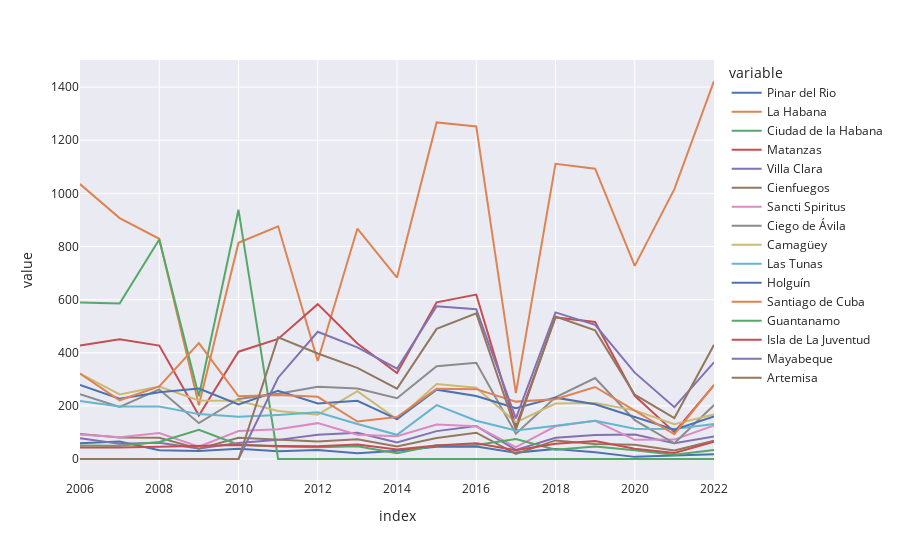
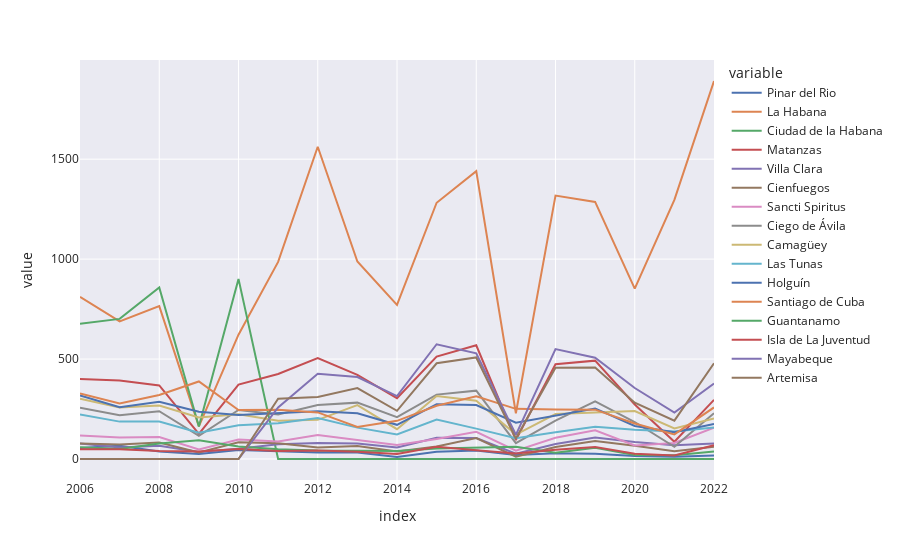

The notebook cell these images were saved under, in order:
### Code cell
#función para calcular total de emigrantes por provinicas desde 2006-2022
def sumaEmigrantes_Provi(lista1)->list:
    a=[]
    suma=0
    for i in lista1:
        b=sum(i)
        a.append(b)
    return a

def sumarEmigrantes_Años(lista,año)->int:
    suma=0
    index=año-2006
    for i in lista:
        suma+=i[index]
    return suma
            
def sumar_listas(lista1,lista2)->list:
    suma=0
    a=[]
    for i in range(len(lista1)):
        suma=lista1[i]+lista2[i]
        a.append(suma)
    return a


# vuelvo a llamar a la función llenar_lista para llenar los datos de emigración de granma hacia cada provincia por hombres y mujeres 
provi=llenar_lista("ProvinciasMI","emigracion06-22",granma['Provincias'])

#separar datos de hombres que estan en los indices par
proviH=[y for x,y in enumerate(provi) if x%2==0 ]

#separar datos de mujeres que están en indice impar
proviM=[y for x,y in enumerate(provi)if x%2!=0]


#función para sumar todos los emigrantes hombres desde el 2006-2022 por cada provincia
sumaH=sumaEmigrantes_Provi(proviH)


#función para sumar todos los emigrantes mujeres desde el 2006-2022 por cada provincia
sumaM=sumaEmigrantes_Provi(proviM)


# devuelve una lista con el total de emigrantes del 2006,2007....2022 de los hombres
emigrantes_por_años_hombres_para_cada_provincia=[]
for i in range(2006,2023):
    sumar=sumarEmigrantes_Años(proviH,i)
    emigrantes_por_años_hombres_para_cada_provincia.append(sumar)
    

""""en este ciclo llamamos a la función sumarEmigrantes sucesivamente para obtener una nueva lista 
con la suma de cada emigrante mujer en cada año """
emigrantes_por_años_mujeres_para_cada_provincia=[]
for i in range(2006,2023):
    sumar=sumarEmigrantes_Años(proviM,i)
    emigrantes_por_años_mujeres_para_cada_provincia.append(sumar)


#suma total de hombres por cada año2006-2022
suma_total_Hombres_por_cada_año=[]
for i in range(2006,2023):
    sumar=sumarEmigrantes_Años(listaH,i)
    suma_total_Hombres_por_cada_año.append(sumar)


#suma total de mujeres por cada año-2006-2022
suma_total_Mujeres_por_cada_año_Munis=[]
for i in range(2006,2023):
    sumar=sumarEmigrantes_Años(listaM,i)
    suma_total_Mujeres_por_cada_año_Munis.append(sumar)


#creación del data frame de Hombres
dfH=pd.DataFrame(proviH,columns=[x for x in granma["años"]if x>=2006],index=granma['Provincias'])

#creación del data frame de mujeres
dfM=pd.DataFrame(proviM,columns=[x for x in granma["años"]if x>=2006],index=granma['Provincias'])

#transpuestas
dfH=dfH.transpose()
dfM=dfM.transpose()

#grafico de lineas de plotly de Hombres
fig=px.line(dfH,x=dfH.index,y=dfH.columns,template='seaborn')
#grafico de lineas de plotly de mujeres
fig1=px.line(dfM,template='seaborn')


fig.show()
fig1.show()


plt.plot(dfH,linestyle='dotted')
plt.plot(dfM)

#creamos una leyenda
plt.legend(dfH.columns, bbox_to_anchor=(1.00, 1), loc='upper left')


#le ponemos in titulo
plt.title("Destinos de los Emigrantes de Granma",loc="left")

#cambiamos el nombre del eje x
plt.xlabel("Años")

#cambiamos el nombre del eje y
plt.ylabel("Valores")

plt.show()

### Figure 1 — Plotly figure (JSON) as saved in the notebook; plotly's stock layout.template omitted (floating-point values rounded to 4 significant figures)
{"data": [{"hovertemplate": "variable=Pinar del Rio<br>index=%{x}<br>value=%{y}<extra></extra>", "legendgroup": "Pinar del Rio", "line": {"color": "rgb(76,114,176)", "dash": "solid"}, "marker": {"symbol": "circle"}, "mode": "lines", "name": "Pinar del Rio", "orientation": "v", "showlegend": true, "type": "scatter", "x": [2006, 2007, 2008, 2009, 2010, 2011, 2012, 2013, 2014, 2015, 2016, 2017, 2018, 2019, 2020, 2021, 2022], "xaxis": "x", "y": [59, 66, 33, 30, 39, 29, 34, 22, 31, 46, 47, 24, 38, 25, 8, 13, 18], "yaxis": "y"}, {"hovertemplate": "variable=La Habana<br>index=%{x}<br>value=%{y}<extra></extra>", "legendgroup": "La Habana", "line": {"color": "rgb(221,132,82)", "dash": "solid"}, "marker": {"symbol": "circle"}, "mode": "lines", "name": "La Habana", "orientation": "v", "showlegend": true, "type": "scatter", "x": [2006, 2007, 2008, 2009, 2010, 2011, 2012, 2013, 2014, 2015, 2016, 2017, 2018, 2019, 2020, 2021, 2022], "xaxis": "x", "y": [1035, 907, 829, 202, 814, 876, 369, 867, 683, 1267, 1252, 248, 1111, 1093, 727, 1016, 1423], "yaxis": "y"}, {"hovertemplate": "variable=Ciudad de la Habana<br>index=%{x}<br>value=%{y}<extra></extra>", "legendgroup": "Ciudad de la Habana", "line": {"color": "rgb(85,168,104)", "dash": "solid"}, "marker": {"symbol": "circle"}, "mode": "lines", "name": "Ciudad de la Habana", "orientation": "v", "showlegend": true, "type": "scatter", "x": [2006, 2007, 2008, 2009, 2010, 2011, 2012, 2013, 2014, 2015, 2016, 2017, 2018, 2019, 2020, 2021, 2022], "xaxis": "x", "y": [589, 585, 826, 236, 938, 0, 0, 0, 0, 0, 0, 0, 0, 0, 0, 0, 0], "yaxis": "y"}, {"hovertemplate": "variable=Matanzas<br>index=%{x}<br>value=%{y}<extra></extra>", "legendgroup": "Matanzas", "line": {"color": "rgb(196,78,82)", "dash": "solid"}, "marker": {"symbol": "circle"}, "mode": "lines", "name": "Matanzas", "orientation": "v", "showlegend": true, "type": "scatter", "x": [2006, 2007, 2008, 2009, 2010, 2011, 2012, 2013, 2014, 2015, 2016, 2017, 2018, 2019, 2020, 2021, 2022], "xaxis": "x", "y": [427, 451, 427, 164, 404, 452, 583, 435, 324, 590, 619, 122, 533, 516, 238, 101, 278], "yaxis": "y"}, {"hovertemplate": "variable=Villa Clara<br>index=%{x}<br>value=%{y}<extra></extra>", "legendgroup": "Villa Clara", "line": {"color": "rgb(129,114,179)", "dash": "solid"}, "marker": {"symbol": "circle"}, "mode": "lines", "name": "Villa Clara", "orientation": "v", "showlegend": true, "type": "scatter", "x": [2006, 2007, 2008, 2009, 2010, 2011, 2012, 2013, 2014, 2015, 2016, 2017, 2018, 2019, 2020, 2021, 2022], "xaxis": "x", "y": [78, 57, 61, 40, 60, 72, 91, 99, 62, 105, 124, 34, 80, 90, 92, 59, 85], "yaxis": "y"}, {"hovertemplate": "variable=Cienfuegos<br>index=%{x}<br>value=%{y}<extra></extra>", "legendgroup": "Cienfuegos", "line": {"color": "rgb(147,120,96)", "dash": "solid"}, "marker": {"symbol": "circle"}, "mode": "lines", "name": "Cienfuegos", "orientation": "v", "showlegend": true, "type": "scatter", "x": [2006, 2007, 2008, 2009, 2010, 2011, 2012, 2013, 2014, 2015, 2016, 2017, 2018, 2019, 2020, 2021, 2022], "xaxis": "x", "y": [94, 81, 80, 39, 80, 74, 66, 74, 47, 79, 99, 19, 70, 56, 54, 32, 69], "yaxis": "y"}, {"hovertemplate": "variable=Sancti Spiritus<br>index=%{x}<br>value=%{y}<extra></extra>", "legendgroup": "Sancti Spiritus", "line": {"color": "rgb(218,139,195)", "dash": "solid"}, "marker": {"symbol": "circle"}, "mode": "lines", "name": "Sancti Spiritus", "orientation": "v", "showlegend": true, "type": "scatter", "x": [2006, 2007, 2008, 2009, 2010, 2011, 2012, 2013, 2014, 2015, 2016, 2017, 2018, 2019, 2020, 2021, 2022], "xaxis": "x", "y": [92, 82, 98, 46, 105, 112, 135, 91, 86, 130, 123, 45, 123, 144, 72, 73, 126], "yaxis": "y"}, {"hovertemplate": "variable=Ciego de Ávila<br>index=%{x}<br>value=%{y}<extra></extra>", "legendgroup": "Ciego de Ávila", "line": {"color": "rgb(140,140,140)", "dash": "solid"}, "marker": {"symbol": "circle"}, "mode": "lines", "name": "Ciego de Ávila", "orientation": "v", "showlegend": true, "type": "scatter", "x": [2006, 2007, 2008, 2009, 2010, 2011, 2012, 2013, 2014, 2015, 2016, 2017, 2018, 2019, 2020, 2021, 2022], "xaxis": "x", "y": [244, 196, 262, 135, 226, 246, 272, 265, 229, 349, 362, 95, 232, 305, 146, 59, 203], "yaxis": "y"}, {"hovertemplate": "variable=Camagüey<br>index=%{x}<br>value=%{y}<extra></extra>", "legendgroup": "Camagüey", "line": {"color": "rgb(204,185,116)", "dash": "solid"}, "marker": {"symbol": "circle"}, "mode": "lines", "name": "Camagüey", "orientation": "v", "showlegend": true, "type": "scatter", "x": [2006, 2007, 2008, 2009, 2010, 2011, 2012, 2013, 2014, 2015, 2016, 2017, 2018, 2019, 2020, 2021, 2022], "xaxis": "x", "y": [321, 243, 273, 220, 219, 181, 167, 255, 149, 282, 268, 138, 209, 211, 183, 131, 168], "yaxis": "y"}, {"hovertemplate": "variable=Las Tunas<br>index=%{x}<br>value=%{y}<extra></extra>", "legendgroup": "Las Tunas", "line": {"color": "rgb(100,181,205)", "dash": "solid"}, "marker": {"symbol": "circle"}, "mode": "lines", "name": "Las Tunas", "orientation": "v", "showlegend": true, "type": "scatter", "x": [2006, 2007, 2008, 2009, 2010, 2011, 2012, 2013, 2014, 2015, 2016, 2017, 2018, 2019, 2020, 2021, 2022], "xaxis": "x", "y": [218, 198, 198, 169, 159, 166, 176, 132, 91, 203, 144, 107, 125, 144, 114, 113, 132], "yaxis": "y"}, {"hovertemplate": "variable=Holguín<br>index=%{x}<br>value=%{y}<extra></extra>", "legendgroup": "Holguín", "line": {"color": "rgb(76,114,176)", "dash": "solid"}, "marker": {"symbol": "circle"}, "mode": "lines", "name": "Holguín", "orientation": "v", "showlegend": true, "type": "scatter", "x": [2006, 2007, 2008, 2009, 2010, 2011, 2012, 2013, 2014, 2015, 2016, 2017, 2018, 2019, 2020, 2021, 2022], "xaxis": "x", "y": [279, 227, 251, 265, 205, 257, 209, 219, 150, 261, 237, 191, 231, 206, 158, 110, 160], "yaxis": "y"}, {"hovertemplate": "variable=Santiago de Cuba<br>index=%{x}<br>value=%{y}<extra></extra>", "legendgroup": "Santiago de Cuba", "line": {"color": "rgb(221,132,82)", "dash": "solid"}, "marker": {"symbol": "circle"}, "mode": "lines", "name": "Santiago de Cuba", "orientation": "v", "showlegend": true, "type": "scatter", "x": [2006, 2007, 2008, 2009, 2010, 2011, 2012, 2013, 2014, 2015, 2016, 2017, 2018, 2019, 2020, 2021, 2022], "xaxis": "x", "y": [322, 221, 273, 436, 236, 241, 234, 141, 158, 264, 263, 216, 225, 271, 182, 93, 279], "yaxis": "y"}, {"hovertemplate": "variable=Guantanamo<br>index=%{x}<br>value=%{y}<extra></extra>", "legendgroup": "Guantanamo", "line": {"color": "rgb(85,168,104)", "dash": "solid"}, "marker": {"symbol": "circle"}, "mode": "lines", "name": "Guantanamo", "orientation": "v", "showlegend": true, "type": "scatter", "x": [2006, 2007, 2008, 2009, 2010, 2011, 2012, 2013, 2014, 2015, 2016, 2017, 2018, 2019, 2020, 2021, 2022], "xaxis": "x", "y": [51, 50, 64, 110, 54, 47, 44, 48, 22, 52, 53, 75, 35, 47, 33, 16, 34], "yaxis": "y"}, {"hovertemplate": "variable=Isla de La Juventud<br>index=%{x}<br>value=%{y}<extra></extra>", "legendgroup": "Isla de La Juventud", "line": {"color": "rgb(196,78,82)", "dash": "solid"}, "marker": {"symbol": "circle"}, "mode": "lines", "name": "Isla de La Juventud", "orientation": "v", "showlegend": true, "type": "scatter", "x": [2006, 2007, 2008, 2009, 2010, 2011, 2012, 2013, 2014, 2015, 2016, 2017, 2018, 2019, 2020, 2021, 2022], "xaxis": "x", "y": [43, 43, 46, 49, 53, 49, 48, 55, 36, 51, 59, 33, 57, 68, 39, 23, 65], "yaxis": "y"}, {"hovertemplate": "variable=Mayabeque<br>index=%{x}<br>value=%{y}<extra></extra>", "legendgroup": "Mayabeque", "line": {"color": "rgb(129,114,179)", "dash": "solid"}, "marker": {"symbol": "circle"}, "mode": "lines", "name": "Mayabeque", "orientation": "v", "showlegend": true, "type": "scatter", "x": [2006, 2007, 2008, 2009, 2010, 2011, 2012, 2013, 2014, 2015, 2016, 2017, 2018, 2019, 2020, 2021, 2022], "xaxis": "x", "y": [0, 0, 0, 0, 0, 306, 479, 420, 340, 575, 564, 153, 552, 505, 325, 195, 364], "yaxis": "y"}, {"hovertemplate": "variable=Artemisa<br>index=%{x}<br>value=%{y}<extra></extra>", "legendgroup": "Artemisa", "line": {"color": "rgb(147,120,96)", "dash": "solid"}, "marker": {"symbol": "circle"}, "mode": "lines", "name": "Artemisa", "orientation": "v", "showlegend": true, "type": "scatter", "x": [2006, 2007, 2008, 2009, 2010, 2011, 2012, 2013, 2014, 2015, 2016, 2017, 2018, 2019, 2020, 2021, 2022], "xaxis": "x", "y": [0, 0, 0, 0, 0, 458, 397, 343, 265, 490, 548, 110, 536, 484, 242, 154, 430], "yaxis": "y"}], "layout": {"legend": {"title": {"text": "variable"}, "tracegroupgap": 0}, "margin": {"t": 60}, "xaxis": {"anchor": "y", "domain": [0, 1], "title": {"text": "index"}}, "yaxis": {"anchor": "x", "domain": [0, 1], "title": {"text": "value"}}}}

### Figure 2 — Plotly figure (JSON) as saved in the notebook; plotly's stock layout.template omitted (floating-point values rounded to 4 significant figures)
{"data": [{"hovertemplate": "variable=Pinar del Rio<br>index=%{x}<br>value=%{y}<extra></extra>", "legendgroup": "Pinar del Rio", "line": {"color": "rgb(76,114,176)", "dash": "solid"}, "marker": {"symbol": "circle"}, "mode": "lines", "name": "Pinar del Rio", "orientation": "v", "showlegend": true, "type": "scatter", "x": [2006, 2007, 2008, 2009, 2010, 2011, 2012, 2013, 2014, 2015, 2016, 2017, 2018, 2019, 2020, 2021, 2022], "xaxis": "x", "y": [55, 66, 37, 25, 45, 38, 32, 32, 10, 36, 43, 20, 29, 26, 15, 11, 17], "yaxis": "y"}, {"hovertemplate": "variable=La Habana<br>index=%{x}<br>value=%{y}<extra></extra>", "legendgroup": "La Habana", "line": {"color": "rgb(221,132,82)", "dash": "solid"}, "marker": {"symbol": "circle"}, "mode": "lines", "name": "La Habana", "orientation": "v", "showlegend": true, "type": "scatter", "x": [2006, 2007, 2008, 2009, 2010, 2011, 2012, 2013, 2014, 2015, 2016, 2017, 2018, 2019, 2020, 2021, 2022], "xaxis": "x", "y": [811, 688, 765, 163, 622, 986, 1562, 988, 771, 1282, 1440, 229, 1318, 1286, 852, 1296, 1891], "yaxis": "y"}, {"hovertemplate": "variable=Ciudad de la Habana<br>index=%{x}<br>value=%{y}<extra></extra>", "legendgroup": "Ciudad de la Habana", "line": {"color": "rgb(85,168,104)", "dash": "solid"}, "marker": {"symbol": "circle"}, "mode": "lines", "name": "Ciudad de la Habana", "orientation": "v", "showlegend": true, "type": "scatter", "x": [2006, 2007, 2008, 2009, 2010, 2011, 2012, 2013, 2014, 2015, 2016, 2017, 2018, 2019, 2020, 2021, 2022], "xaxis": "x", "y": [677, 701, 858, 163, 901, 0, 0, 0, 0, 0, 0, 0, 0, 0, 0, 0, 0], "yaxis": "y"}, {"hovertemplate": "variable=Matanzas<br>index=%{x}<br>value=%{y}<extra></extra>", "legendgroup": "Matanzas", "line": {"color": "rgb(196,78,82)", "dash": "solid"}, "marker": {"symbol": "circle"}, "mode": "lines", "name": "Matanzas", "orientation": "v", "showlegend": true, "type": "scatter", "x": [2006, 2007, 2008, 2009, 2010, 2011, 2012, 2013, 2014, 2015, 2016, 2017, 2018, 2019, 2020, 2021, 2022], "xaxis": "x", "y": [400, 393, 368, 126, 372, 425, 505, 421, 304, 512, 569, 95, 474, 492, 273, 86, 296], "yaxis": "y"}, {"hovertemplate": "variable=Villa Clara<br>index=%{x}<br>value=%{y}<extra></extra>", "legendgroup": "Villa Clara", "line": {"color": "rgb(129,114,179)", "dash": "solid"}, "marker": {"symbol": "circle"}, "mode": "lines", "name": "Villa Clara", "orientation": "v", "showlegend": true, "type": "scatter", "x": [2006, 2007, 2008, 2009, 2010, 2011, 2012, 2013, 2014, 2015, 2016, 2017, 2018, 2019, 2020, 2021, 2022], "xaxis": "x", "y": [78, 57, 66, 35, 51, 74, 80, 78, 58, 106, 105, 27, 75, 108, 85, 69, 78], "yaxis": "y"}, {"hovertemplate": "variable=Cienfuegos<br>index=%{x}<br>value=%{y}<extra></extra>", "legendgroup": "Cienfuegos", "line": {"color": "rgb(147,120,96)", "dash": "solid"}, "marker": {"symbol": "circle"}, "mode": "lines", "name": "Cienfuegos", "orientation": "v", "showlegend": true, "type": "scatter", "x": [2006, 2007, 2008, 2009, 2010, 2011, 2012, 2013, 2014, 2015, 2016, 2017, 2018, 2019, 2020, 2021, 2022], "xaxis": "x", "y": [77, 73, 83, 33, 84, 79, 58, 65, 37, 63, 105, 12, 60, 90, 66, 39, 61], "yaxis": "y"}, {"hovertemplate": "variable=Sancti Spiritus<br>index=%{x}<br>value=%{y}<extra></extra>", "legendgroup": "Sancti Spiritus", "line": {"color": "rgb(218,139,195)", "dash": "solid"}, "marker": {"symbol": "circle"}, "mode": "lines", "name": "Sancti Spiritus", "orientation": "v", "showlegend": true, "type": "scatter", "x": [2006, 2007, 2008, 2009, 2010, 2011, 2012, 2013, 2014, 2015, 2016, 2017, 2018, 2019, 2020, 2021, 2022], "xaxis": "x", "y": [118, 108, 110, 48, 97, 88, 120, 95, 70, 100, 136, 42, 106, 144, 68, 80, 157], "yaxis": "y"}, {"hovertemplate": "variable=Ciego de Ávila<br>index=%{x}<br>value=%{y}<extra></extra>", "legendgroup": "Ciego de Ávila", "line": {"color": "rgb(140,140,140)", "dash": "solid"}, "marker": {"symbol": "circle"}, "mode": "lines", "name": "Ciego de Ávila", "orientation": "v", "showlegend": true, "type": "scatter", "x": [2006, 2007, 2008, 2009, 2010, 2011, 2012, 2013, 2014, 2015, 2016, 2017, 2018, 2019, 2020, 2021, 2022], "xaxis": "x", "y": [256, 219, 239, 116, 245, 223, 270, 282, 209, 322, 342, 79, 192, 288, 185, 61, 229], "yaxis": "y"}, {"hovertemplate": "variable=Camagüey<br>index=%{x}<br>value=%{y}<extra></extra>", "legendgroup": "Camagüey", "line": {"color": "rgb(204,185,116)", "dash": "solid"}, "marker": {"symbol": "circle"}, "mode": "lines", "name": "Camagüey", "orientation": "v", "showlegend": true, "type": "scatter", "x": [2006, 2007, 2008, 2009, 2010, 2011, 2012, 2013, 2014, 2015, 2016, 2017, 2018, 2019, 2020, 2021, 2022], "xaxis": "x", "y": [302, 258, 268, 208, 224, 191, 196, 270, 149, 315, 291, 122, 225, 232, 240, 153, 203], "yaxis": "y"}, {"hovertemplate": "variable=Las Tunas<br>index=%{x}<br>value=%{y}<extra></extra>", "legendgroup": "Las Tunas", "line": {"color": "rgb(100,181,205)", "dash": "solid"}, "marker": {"symbol": "circle"}, "mode": "lines", "name": "Las Tunas", "orientation": "v", "showlegend": true, "type": "scatter", "x": [2006, 2007, 2008, 2009, 2010, 2011, 2012, 2013, 2014, 2015, 2016, 2017, 2018, 2019, 2020, 2021, 2022], "xaxis": "x", "y": [223, 187, 188, 132, 169, 179, 205, 157, 123, 197, 152, 104, 134, 161, 146, 137, 158], "yaxis": "y"}, {"hovertemplate": "variable=Holguín<br>index=%{x}<br>value=%{y}<extra></extra>", "legendgroup": "Holguín", "line": {"color": "rgb(76,114,176)", "dash": "solid"}, "marker": {"symbol": "circle"}, "mode": "lines", "name": "Holguín", "orientation": "v", "showlegend": true, "type": "scatter", "x": [2006, 2007, 2008, 2009, 2010, 2011, 2012, 2013, 2014, 2015, 2016, 2017, 2018, 2019, 2020, 2021, 2022], "xaxis": "x", "y": [318, 259, 286, 236, 220, 230, 239, 229, 171, 274, 270, 182, 216, 253, 165, 134, 175], "yaxis": "y"}, {"hovertemplate": "variable=Santiago de Cuba<br>index=%{x}<br>value=%{y}<extra></extra>", "legendgroup": "Santiago de Cuba", "line": {"color": "rgb(221,132,82)", "dash": "solid"}, "marker": {"symbol": "circle"}, "mode": "lines", "name": "Santiago de Cuba", "orientation": "v", "showlegend": true, "type": "scatter", "x": [2006, 2007, 2008, 2009, 2010, 2011, 2012, 2013, 2014, 2015, 2016, 2017, 2018, 2019, 2020, 2021, 2022], "xaxis": "x", "y": [328, 278, 320, 388, 245, 247, 233, 160, 191, 266, 314, 251, 248, 247, 178, 123, 258], "yaxis": "y"}, {"hovertemplate": "variable=Guantanamo<br>index=%{x}<br>value=%{y}<extra></extra>", "legendgroup": "Guantanamo", "line": {"color": "rgb(85,168,104)", "dash": "solid"}, "marker": {"symbol": "circle"}, "mode": "lines", "name": "Guantanamo", "orientation": "v", "showlegend": true, "type": "scatter", "x": [2006, 2007, 2008, 2009, 2010, 2011, 2012, 2013, 2014, 2015, 2016, 2017, 2018, 2019, 2020, 2021, 2022], "xaxis": "x", "y": [59, 50, 78, 94, 62, 49, 43, 41, 40, 52, 56, 61, 31, 56, 20, 19, 38], "yaxis": "y"}, {"hovertemplate": "variable=Isla de La Juventud<br>index=%{x}<br>value=%{y}<extra></extra>", "legendgroup": "Isla de La Juventud", "line": {"color": "rgb(196,78,82)", "dash": "solid"}, "marker": {"symbol": "circle"}, "mode": "lines", "name": "Isla de La Juventud", "orientation": "v", "showlegend": true, "type": "scatter", "x": [2006, 2007, 2008, 2009, 2010, 2011, 2012, 2013, 2014, 2015, 2016, 2017, 2018, 2019, 2020, 2021, 2022], "xaxis": "x", "y": [49, 49, 40, 38, 50, 40, 42, 36, 25, 61, 44, 27, 46, 60, 26, 18, 69], "yaxis": "y"}, {"hovertemplate": "variable=Mayabeque<br>index=%{x}<br>value=%{y}<extra></extra>", "legendgroup": "Mayabeque", "line": {"color": "rgb(129,114,179)", "dash": "solid"}, "marker": {"symbol": "circle"}, "mode": "lines", "name": "Mayabeque", "orientation": "v", "showlegend": true, "type": "scatter", "x": [2006, 2007, 2008, 2009, 2010, 2011, 2012, 2013, 2014, 2015, 2016, 2017, 2018, 2019, 2020, 2021, 2022], "xaxis": "x", "y": [0, 0, 0, 0, 0, 258, 426, 410, 315, 574, 529, 121, 550, 507, 355, 232, 378], "yaxis": "y"}, {"hovertemplate": "variable=Artemisa<br>index=%{x}<br>value=%{y}<extra></extra>", "legendgroup": "Artemisa", "line": {"color": "rgb(147,120,96)", "dash": "solid"}, "marker": {"symbol": "circle"}, "mode": "lines", "name": "Artemisa", "orientation": "v", "showlegend": true, "type": "scatter", "x": [2006, 2007, 2008, 2009, 2010, 2011, 2012, 2013, 2014, 2015, 2016, 2017, 2018, 2019, 2020, 2021, 2022], "xaxis": "x", "y": [0, 0, 0, 0, 0, 302, 310, 355, 241, 479, 508, 102, 456, 458, 282, 192, 479], "yaxis": "y"}], "layout": {"legend": {"title": {"text": "variable"}, "tracegroupgap": 0}, "margin": {"t": 60}, "xaxis": {"anchor": "y", "domain": [0, 1], "title": {"text": "index"}}, "yaxis": {"anchor": "x", "domain": [0, 1], "title": {"text": "value"}}}}
